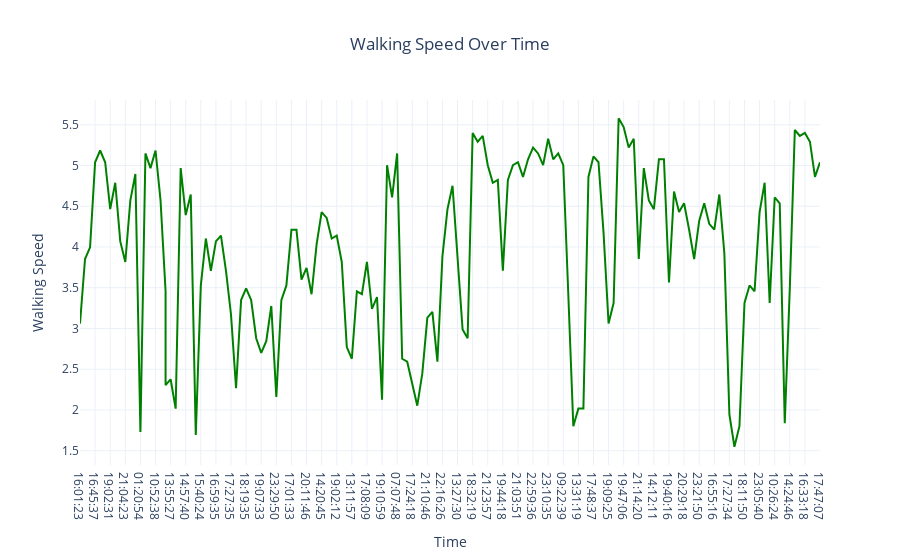

The notebook cell saved with this chart:
### Markdown cell above
Let's visualize my walking speed over time.

### Code cell
import plotly.express as px
fig4 = px.line(Data, x="Time", y="Walking Speed", title="Walking Speed Over Time")
fig4.update_traces(line=dict(color='green'))
fig4.update_layout(title_text="Walking Speed Over Time", title_x=0.5)
fig4.show()

### Figure 1 — Plotly figure (JSON) as saved in the notebook; plotly's stock layout.template omitted (floating-point values rounded to 4 significant figures; data arrays with more than 128 entries replaced by an {"elided": "..."} marker saying what was removed)
{"data": [{"hovertemplate": "Time=%{x}<br>Walking Speed=%{y}<extra></extra>", "legendgroup": "", "line": {"color": "green", "dash": "solid"}, "marker": {"symbol": "circle"}, "mode": "lines", "name": "", "orientation": "v", "showlegend": false, "type": "scatter", "x": {"elided": "149 str values"}, "xaxis": "x", "y": {"elided": "149 float values"}, "yaxis": "y"}], "layout": {"legend": {"tracegroupgap": 0}, "title": {"text": "Walking Speed Over Time", "x": 0.5}, "xaxis": {"anchor": "y", "domain": [0, 1], "title": {"text": "Time"}}, "yaxis": {"anchor": "x", "domain": [0, 1], "title": {"text": "Walking Speed"}}}}
